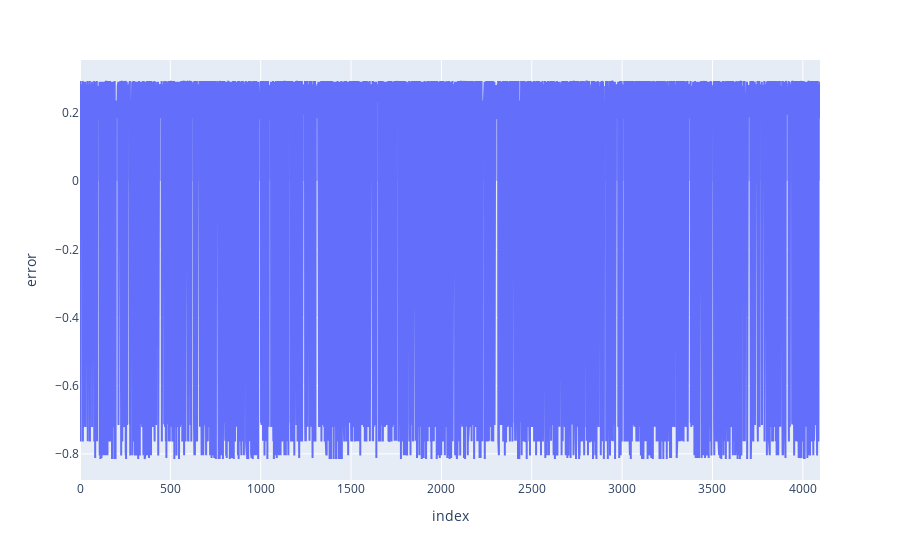

Write notebook code for a chart like this one.
### Code cell
# Error Decay
regressor_df = pd.DataFrame.from_dict(
    {
        'loss': nn.history.history['loss'],
    }
)

error_df = pd.DataFrame.from_dict(
    {
        'error': np.array(e[:,0,0])
    }
)


fig = px.area(error_df, y='error')
fig.show()

### Figure 1 — Plotly figure (JSON) as saved in the notebook; plotly's stock layout.template omitted (floating-point values rounded to 4 significant figures; data arrays with more than 128 entries replaced by an {"elided": "..."} marker saying what was removed)
{"data": [{"fillpattern": {"shape": ""}, "hovertemplate": "index=%{x}<br>error=%{y}<extra></extra>", "legendgroup": "", "line": {"color": "#636efa"}, "marker": {"symbol": "circle"}, "mode": "lines", "name": "", "orientation": "v", "showlegend": false, "stackgroup": "1", "type": "scatter", "x": {"elided": "4096 int values"}, "xaxis": "x", "y": {"elided": "4096 float values"}, "yaxis": "y"}], "layout": {"legend": {"tracegroupgap": 0}, "margin": {"t": 60}, "xaxis": {"anchor": "y", "domain": [0, 1], "title": {"text": "index"}}, "yaxis": {"anchor": "x", "domain": [0, 1], "title": {"text": "error"}}}}
